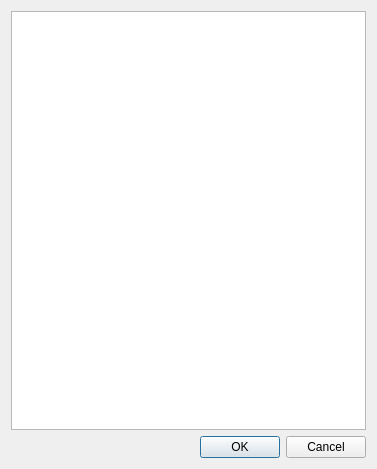
<?xml version="1.0" encoding="UTF-8"?>
<ui version="4.0">
 <class>printstudents</class>
 <widget class="QDialog" name="printstudents">
  <property name="geometry">
   <rect>
    <x>0</x>
    <y>0</y>
    <width>377</width>
    <height>469</height>
   </rect>
  </property>
  <property name="windowTitle">
   <string>Dialog</string>
  </property>
  <layout class="QVBoxLayout" name="verticalLayout">
   <item>
    <widget class="QPlainTextEdit" name="plainTextEdit">
     <property name="enabled">
      <bool>true</bool>
     </property>
     <property name="readOnly">
      <bool>true</bool>
     </property>
    </widget>
   </item>
   <item>
    <widget class="QDialogButtonBox" name="buttonBox">
     <property name="orientation">
      <enum>Qt::Horizontal</enum>
     </property>
     <property name="standardButtons">
      <set>QDialogButtonBox::Cancel|QDialogButtonBox::Ok</set>
     </property>
    </widget>
   </item>
  </layout>
 </widget>
 <resources/>
 <connections>
  <connection>
   <sender>buttonBox</sender>
   <signal>accepted()</signal>
   <receiver>printstudents</receiver>
   <slot>accept()</slot>
   <hints>
    <hint type="sourcelabel">
     <x>248</x>
     <y>254</y>
    </hint>
    <hint type="destinationlabel">
     <x>157</x>
     <y>274</y>
    </hint>
   </hints>
  </connection>
  <connection>
   <sender>buttonBox</sender>
   <signal>rejected()</signal>
   <receiver>printstudents</receiver>
   <slot>reject()</slot>
   <hints>
    <hint type="sourcelabel">
     <x>316</x>
     <y>260</y>
    </hint>
    <hint type="destinationlabel">
     <x>286</x>
     <y>274</y>
    </hint>
   </hints>
  </connection>
 </connections>
</ui>
